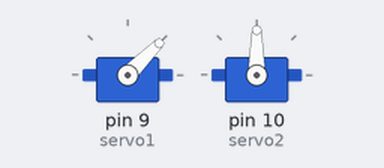
The sketch below on a simulated Arduino Uno, built with avr-gcc and run on an emulated ATmega328P. Shown: 2 × servo.

Above: at 1.05 s.
At 2.95 s:
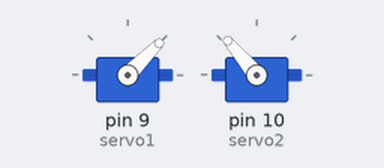
At 8.45 s:
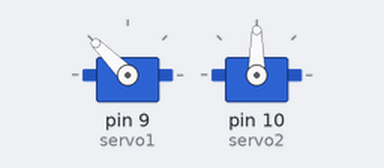
At 18.95 s:
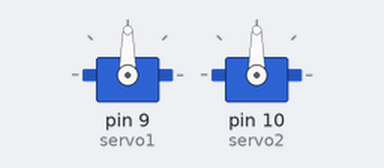
Timing chart, 0 to 24.4 s (numbered marks = the images above):
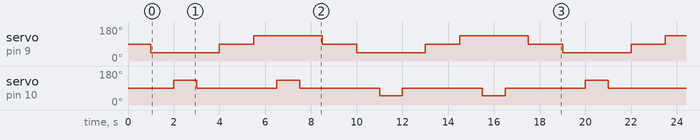

Measured:
- by itself, servo on pin 9 (servo1): repeats every 9.0 s: 90° 1.5 s, 135° 3.0 s, 90° 1.5 s, 45° 3.0 s
- by itself, servo on pin 10 (servo2): repeats every 18.0 s: 90° 3.5 s, 130° 1.0 s, 2 × (90° 3.5 s, 50° 1.0 s), 90° 3.5 s, 130° 1.0 s

The sketch:

classification_tester.ino
```cpp
#include <Servo.h>

Servo servo1;
Servo servo2;

const unsigned long DWELL_MS = 1000;  // dwell time at each position
const unsigned long tVuelta_MS = 1000;  // return travel time

const int BASE_SERVO_PLAT   = 90;
const int BASE_SERVO_ROT    = 90;

void setup() {
  servo1.attach(9);        // rotation servo pin
  servo2.attach(10);       // platform servo pin
  servo1.write(BASE_SERVO_ROT);  // move to HOME on startup
  servo2.write(BASE_SERVO_PLAT);  // move to HOME on startup

  delay(1000);
}
// BIN QUADRANTS
// __________________
// |       |        |
// |  1    |   2    |
// |------ |------- |
// |  3    |   4    |
// |_______|________|

void loop() {
// MOVE TO QUADRANT 1
  servo1.write(BASE_SERVO_ROT - 45);
  delay(DWELL_MS);
  servo2.write(BASE_SERVO_PLAT + 40);
  delay(DWELL_MS);

  // RETURN HOME
  servo2.write(BASE_SERVO_PLAT);
  delay(tVuelta_MS);
  servo1.write(BASE_SERVO_ROT);
  delay(DWELL_MS + 500);

  // MOVE TO QUADRANT 2
  servo1.write(BASE_SERVO_ROT + 45);
  delay(DWELL_MS);
  servo2.write(BASE_SERVO_PLAT + 40);
  delay(DWELL_MS);

  // RETURN HOME
  servo2.write(BASE_SERVO_PLAT);
  delay(tVuelta_MS);
  servo1.write(BASE_SERVO_ROT);
  delay(DWELL_MS+ 500);

  // MOVE TO QUADRANT 3
  servo1.write(BASE_SERVO_ROT - 45);
  delay(DWELL_MS);
  servo2.write(BASE_SERVO_PLAT - 40);
  delay(DWELL_MS);


  // RETURN HOME
  servo2.write(BASE_SERVO_PLAT);
  delay(tVuelta_MS);
  servo1.write(BASE_SERVO_ROT);
  delay(DWELL_MS+ 500);

  // MOVE TO QUADRANT 4
  servo1.write(BASE_SERVO_ROT + 45);
  delay(DWELL_MS);
  servo2.write(BASE_SERVO_PLAT - 40);
  delay(DWELL_MS);

  // RETURN HOME
  servo2.write(BASE_SERVO_PLAT);
  delay(tVuelta_MS);
  servo1.write(BASE_SERVO_ROT);
  delay(DWELL_MS+ 500);

}
```

arduino_tester.ino
```cpp
// // RESTART
// void setup() {
//   pinMode(LED_BUILTIN, OUTPUT);
// }

// void loop() {
//   digitalWrite(LED_BUILTIN, HIGH);
//   delay(500);
//   digitalWrite(LED_BUILTIN, LOW);
//   delay(500);
// }
```
